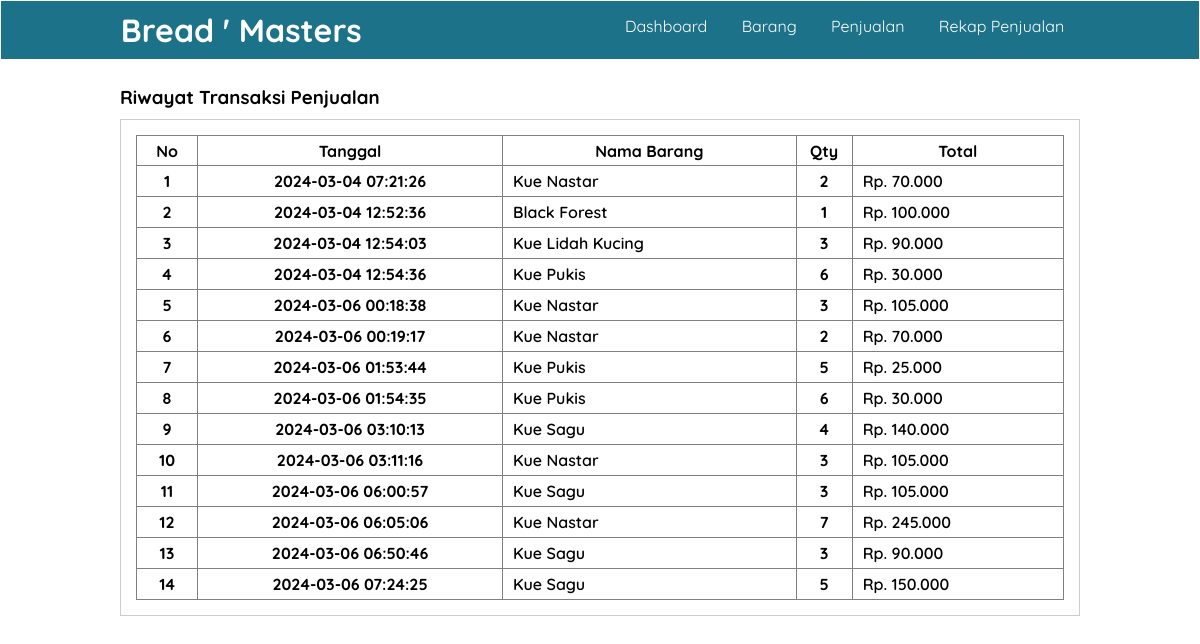
Page /user/penjualan.php (signed in) on the committed database.
### tables this page shows
CREATE TABLE `penjualan` (
  `id_penjualan` int(11) NOT NULL,
  `id_toko` int(11) NOT NULL,
  `id_user` int(11) NOT NULL,
  `tanggal_penjualan` date NOT NULL,
  `id_pelanggan` int(11) NOT NULL,
  `nama_barang` varchar(255) NOT NULL,
  `qty` int(11) NOT NULL,
  `total` int(11) NOT NULL,
  `bayar` int(11) NOT NULL,
  `sisa` int(11) NOT NULL,
  `keterangan` varchar(100) NOT NULL,
  `created_at` timestamp NOT NULL DEFAULT current_timestamp() ON UPDATE current_timestamp()
);

### user/penjualan.php (the view, shortened to what this page needs)
<?php
include "koneksi.php";
    $query = mysqli_query($conn,'SELECT * FROM penjualan');
?>
<!DOCTYPE html>
<html lang="en">
<head>
    <link rel="stylesheet" href="dekorasi.css">
</head>
<body>
    <header>
        <div class="container">
        <h1>Bread ' Masters</h1>
        <ul>
            <li><a href="index.php">Dashboard</a></li>
            <li><a href="data_barang.php">Barang</a></li>
            <li><a href="kasir.php">Penjualan</a></li>
            <li><a href="penjualan.php">Rekap Penjualan</a></li>
        </ul>
        </div>
    </header>
    <div class="section">
        <div class="container">
            <h3>Riwayat Transaksi Penjualan</h3>
            <div class="box">
                <table border="1" cellspacing="0" class="table">
                    <thead>
                        <tr>
                            <th width="60px">No</th>
                            <th>Tanggal</th>
                            <th>Nama Barang</th>
                            <th>Qty</th>
                            <th>Total</th>
                        </tr>
                    </thead>
                    <tbody>
                    <?php
                   $no = 1;
                   while($penjualan = mysqli_fetch_assoc($query)):?>
                       <tr>
                    <th><?php echo $no++ ?></th>
                    <th><?php echo $penjualan["created_at"] ?></th>
                    <td style="font-weight:600;"><?php echo $penjualan["nama_barang"] ?></td>
                    <th><?php echo $penjualan["qty"] ?></th>
                    <td style="font-weight:600;">Rp. <?= number_format($penjualan["total"], 0, ', ', '.') ?></td>
                       </tr>
                   <?php endwhile ?>
</body>
</html>

### user/dekorasi.css (style rules this page uses)
* { padding: 0; margin: 0; font-family: 'quicksand', sans-serif; }
a { color: inherit; text-decoration: none; }
body { background-color: #fff }
header { border: 1px solid; background-color: #1c7289; color: #fff; }
header h1 { float: left; padding: 9px 0; }
header ul { float: right; }
header ul li { display: inline-block; }
header ul li a { padding: 15px; display: inline-block; }
.container { width: 80%; margin: 0 auto; }
.container:after { content: ''; display: block; clear: both; }
.section { padding: 25px 0; }
.box { background-color: #fff; border: 1px solid #ccc; padding: 15px; box-sizing: border-box; margin: 10px 0 25px 0; }
.box:after { content: ''; display: block; clear: both; }
.table { width: 100%; border-collapse: collapse; }
.table tr { height: 30px; }
.table tr td { padding: 5px 10px; }

### rows in the picture
penjualan: created_at "2024-03-04 07:21:26", nama_barang "Kue Nastar", qty "2", total "70.000"
penjualan: created_at "2024-03-04 12:52:36", nama_barang "Black Forest", qty "1", total "100.000"
penjualan: created_at "2024-03-04 12:54:03", nama_barang "Kue Lidah Kucing", qty "3", total "90.000"
penjualan: created_at "2024-03-04 12:54:36", nama_barang "Kue Pukis", qty "6", total "30.000"
penjualan: created_at "2024-03-06 00:18:38", nama_barang "Kue Nastar", qty "3", total "105.000"
penjualan: created_at "2024-03-06 00:19:17", nama_barang "Kue Nastar", qty "2", total "70.000"
penjualan: created_at "2024-03-06 01:53:44", nama_barang "Kue Pukis", qty "5", total "25.000"
penjualan: created_at "2024-03-06 01:54:35", nama_barang "Kue Pukis", qty "6", total "30.000"
penjualan: created_at "2024-03-06 03:10:13", nama_barang "Kue Sagu", qty "4", total "140.000"
penjualan: created_at "2024-03-06 03:11:16", nama_barang "Kue Nastar", qty "3", total "105.000"
penjualan: created_at "2024-03-06 06:00:57", nama_barang "Kue Sagu", qty "3", total "105.000"
penjualan: created_at "2024-03-06 06:05:06", nama_barang "Kue Nastar", qty "7", total "245.000"
penjualan: created_at "2024-03-06 06:50:46", nama_barang "Kue Sagu", qty "3", total "90.000"
penjualan: created_at "2024-03-06 07:24:25", nama_barang "Kue Sagu", qty "5", total "150.000"
